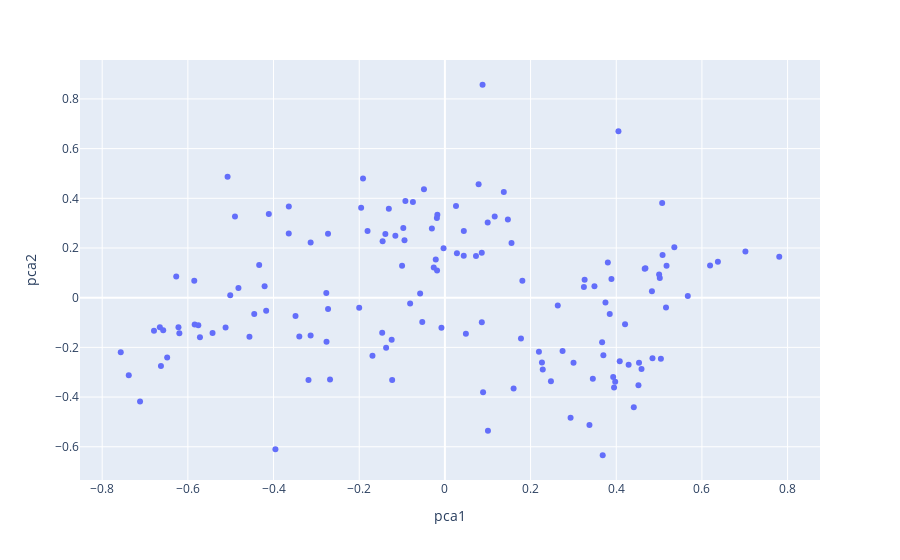

The notebook cell saved with this chart:
### Code cell
fig = px.scatter(dfX, x="pca1", y="pca2",
                 hover_name="Country Name")

fig.show()

### Figure 1 — Plotly figure (JSON) as saved in the notebook; plotly's stock layout.template omitted (floating-point values rounded to 4 significant figures; data arrays with more than 128 entries replaced by an {"elided": "..."} marker saying what was removed)
{"data": [{"hovertemplate": "<b>%{hovertext}</b><br><br>pca1=%{x}<br>pca2=%{y}<extra></extra>", "hovertext": {"elided": "138 str values"}, "legendgroup": "", "marker": {"color": "#636efa", "symbol": "circle"}, "mode": "markers", "name": "", "showlegend": false, "type": "scatter", "x": {"elided": "138 float values"}, "xaxis": "x", "y": {"elided": "138 float values"}, "yaxis": "y"}], "layout": {"legend": {"tracegroupgap": 0}, "margin": {"t": 60}, "xaxis": {"anchor": "y", "domain": [0, 1], "title": {"text": "pca1"}}, "yaxis": {"anchor": "x", "domain": [0, 1], "title": {"text": "pca2"}}}}
